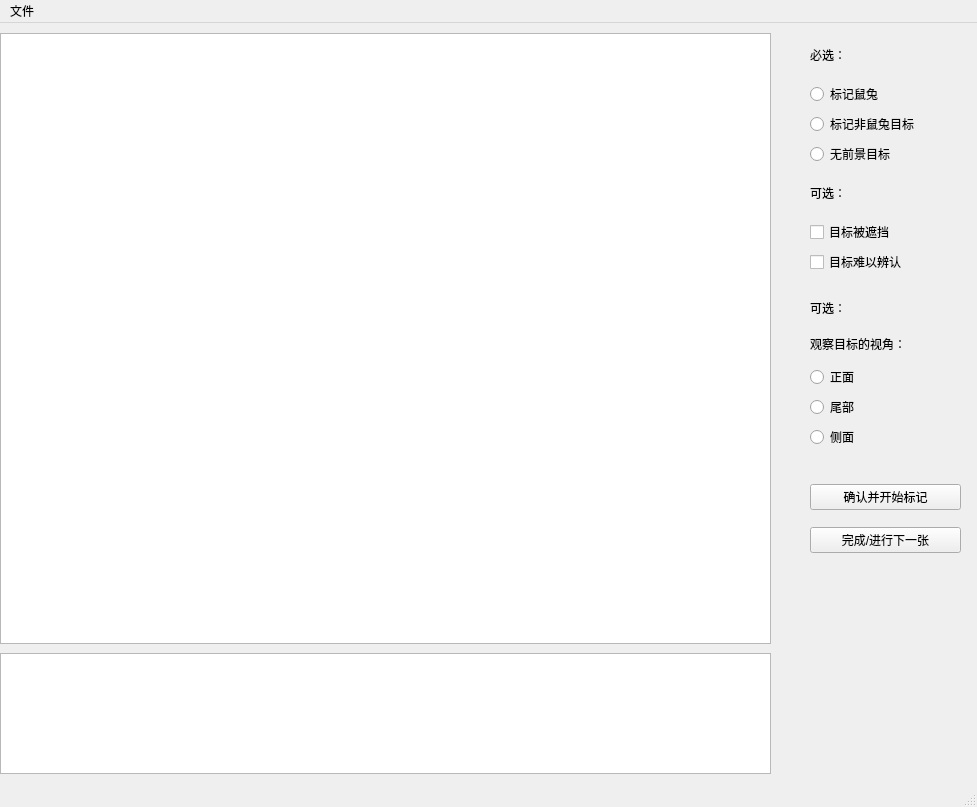
<?xml version="1.0" encoding="UTF-8"?>
<ui version="4.0">
 <class>MainWindow</class>
 <widget class="QMainWindow" name="MainWindow">
  <property name="geometry">
   <rect>
    <x>0</x>
    <y>0</y>
    <width>977</width>
    <height>807</height>
   </rect>
  </property>
  <property name="windowTitle">
   <string>图像标记程序</string>
  </property>
  <widget class="QWidget" name="centralwidget">
   <widget class="QWidget" name="verticalLayoutWidget">
    <property name="geometry">
     <rect>
      <x>810</x>
      <y>10</y>
      <width>151</width>
      <height>241</height>
     </rect>
    </property>
    <layout class="QVBoxLayout" name="verticalLayout">
     <property name="sizeConstraint">
      <enum>QLayout::SetDefaultConstraint</enum>
     </property>
     <item>
      <widget class="QLabel" name="label">
       <property name="text">
        <string>必选：</string>
       </property>
      </widget>
     </item>
     <item>
      <widget class="QRadioButton" name="ratButton">
       <property name="text">
        <string>标记鼠兔</string>
       </property>
      </widget>
     </item>
     <item>
      <widget class="QRadioButton" name="nonratButton">
       <property name="text">
        <string>标记非鼠兔目标</string>
       </property>
      </widget>
     </item>
     <item>
      <widget class="QRadioButton" name="nonobjectButton">
       <property name="text">
        <string>无前景目标</string>
       </property>
      </widget>
     </item>
     <item>
      <widget class="QLabel" name="label_2">
       <property name="text">
        <string>可选：</string>
       </property>
      </widget>
     </item>
     <item>
      <widget class="QCheckBox" name="truncetCheckBox">
       <property name="text">
        <string>目标被遮挡</string>
       </property>
      </widget>
     </item>
     <item>
      <widget class="QCheckBox" name="occludCheckBox">
       <property name="text">
        <string>目标难以辨认</string>
       </property>
      </widget>
     </item>
    </layout>
   </widget>
   <widget class="QWidget" name="verticalLayoutWidget_3">
    <property name="geometry">
     <rect>
      <x>810</x>
      <y>450</y>
      <width>151</width>
      <height>91</height>
     </rect>
    </property>
    <layout class="QVBoxLayout" name="verticalLayout_3">
     <item>
      <widget class="QPushButton" name="confirmAndAnnocateButton">
       <property name="text">
        <string>确认并开始标记</string>
       </property>
      </widget>
     </item>
     <item>
      <widget class="QPushButton" name="nextPicButton">
       <property name="text">
        <string>完成/进行下一张</string>
       </property>
      </widget>
     </item>
    </layout>
   </widget>
   <widget class="QWidget" name="verticalLayoutWidget_2">
    <property name="geometry">
     <rect>
      <x>810</x>
      <y>270</y>
      <width>152</width>
      <height>156</height>
     </rect>
    </property>
    <layout class="QVBoxLayout" name="verticalLayout_2">
     <item>
      <widget class="QLabel" name="label_4">
       <property name="text">
        <string>可选：</string>
       </property>
      </widget>
     </item>
     <item>
      <widget class="QLabel" name="label_3">
       <property name="text">
        <string>观察目标的视角：</string>
       </property>
      </widget>
     </item>
     <item>
      <widget class="QRadioButton" name="frontalButton">
       <property name="text">
        <string>正面</string>
       </property>
      </widget>
     </item>
     <item>
      <widget class="QRadioButton" name="tailButton">
       <property name="text">
        <string>尾部</string>
       </property>
      </widget>
     </item>
     <item>
      <widget class="QRadioButton" name="sideButton">
       <property name="text">
        <string>侧面</string>
       </property>
      </widget>
     </item>
    </layout>
   </widget>
   <widget class="QWidget" name="verticalLayoutWidget_4">
    <property name="geometry">
     <rect>
      <x>0</x>
      <y>10</y>
      <width>771</width>
      <height>611</height>
     </rect>
    </property>
    <layout class="QVBoxLayout" name="verticalLayout_4">
     <item>
      <widget class="QGraphicsView" name="graphicsView">
       <property name="cursor" stdset="0">
        <cursorShape>CrossCursor</cursorShape>
       </property>
      </widget>
     </item>
    </layout>
   </widget>
   <widget class="QWidget" name="verticalLayoutWidget_5">
    <property name="geometry">
     <rect>
      <x>0</x>
      <y>630</y>
      <width>771</width>
      <height>121</height>
     </rect>
    </property>
    <layout class="QVBoxLayout" name="verticalLayout_5">
     <item>
      <widget class="QTextBrowser" name="infoTextBrowser"/>
     </item>
    </layout>
   </widget>
  </widget>
  <widget class="QMenuBar" name="menubar">
   <property name="geometry">
    <rect>
     <x>0</x>
     <y>0</y>
     <width>977</width>
     <height>31</height>
    </rect>
   </property>
   <widget class="QMenu" name="menuFile">
    <property name="title">
     <string>文件</string>
    </property>
    <addaction name="actionSelectFloader"/>
    <addaction name="actionSelectFile"/>
    <addaction name="actionClose"/>
   </widget>
   <addaction name="menuFile"/>
  </widget>
  <widget class="QStatusBar" name="statusbar"/>
  <action name="actionSelectFloader">
   <property name="text">
    <string>选择文件夹</string>
   </property>
   <property name="shortcut">
    <string>Ctrl+O</string>
   </property>
  </action>
  <action name="actionSelectFile">
   <property name="text">
    <string>选择文件</string>
   </property>
   <property name="shortcut">
    <string>Ctrl+Q</string>
   </property>
  </action>
  <action name="actionClose">
   <property name="text">
    <string>关闭程序</string>
   </property>
   <property name="shortcut">
    <string>Esc</string>
   </property>
  </action>
 </widget>
 <resources/>
 <connections/>
</ui>
